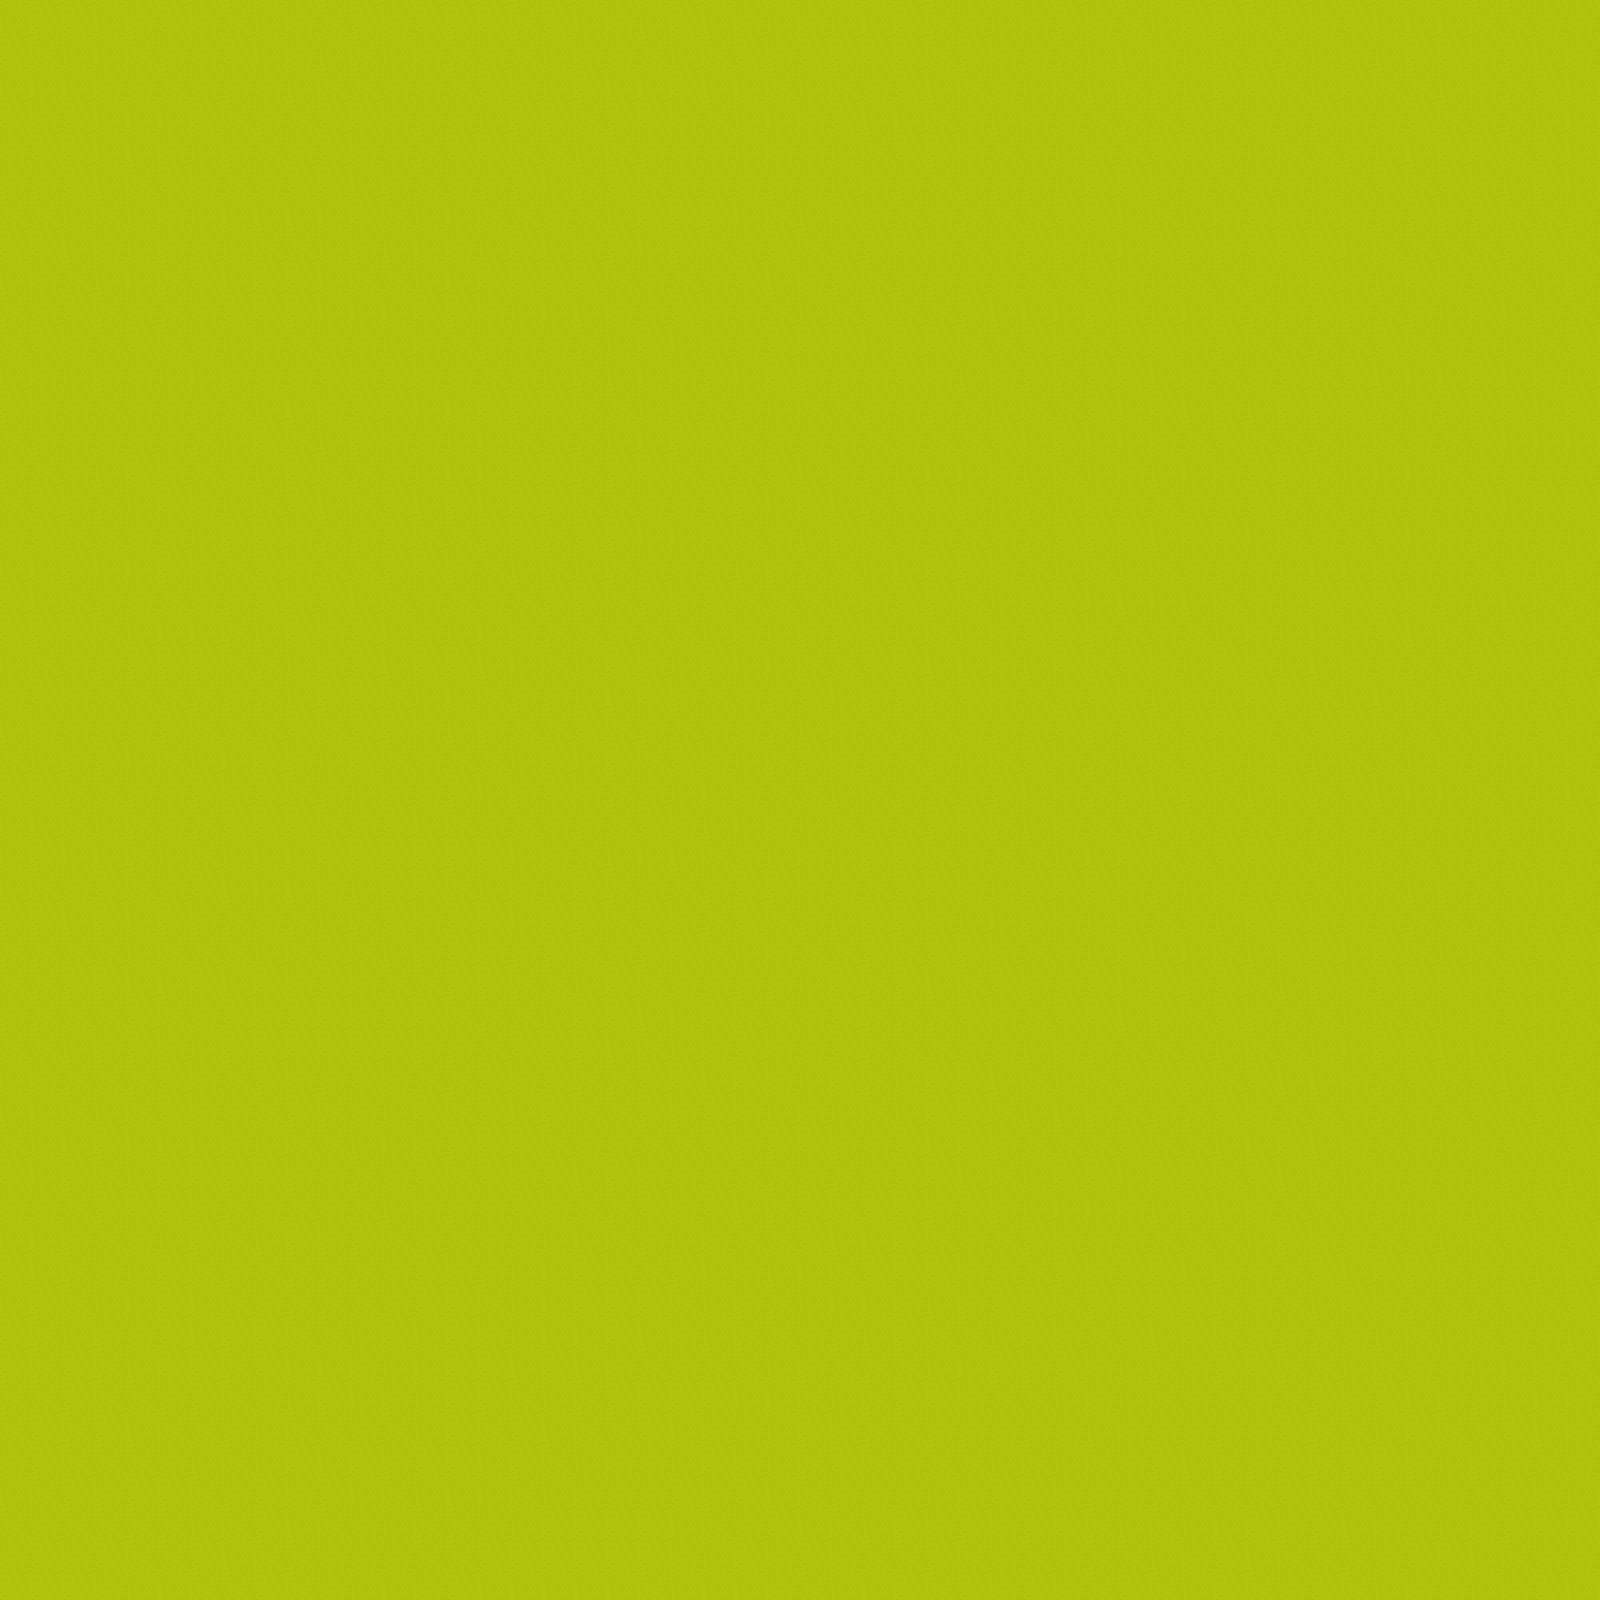

Rendered tile map (Tiled .tmx) drawn with the repository's tilesets; below, a short description and the full map source, tile grids included:
An orthogonal 50x50 tile map with 32x32 px tiles, 1 tile layer (Tile Layer 1).

<map version="1.2" tiledversion="1.3.2" orientation="orthogonal" renderorder="right-down" compressionlevel="-1" width="50" height="50" tilewidth="32" tileheight="32" infinite="0" nextlayerid="2" nextobjectid="1">
 <tileset firstgid="1" name="grassTiles" tilewidth="32" tileheight="32" tilecount="4" columns="2">
  <image source="grassTiles.png" width="64" height="64" />
 </tileset>
 <layer id="1" name="Tile Layer 1" width="50" height="50">
  <data encoding="csv">
2,3,3,2,4,3,4,1,2,4,1,3,4,3,3,3,1,3,2,4,2,3,2,4,2,4,2,2,3,1,4,2,4,3,4,1,2,3,3,1,3,4,3,2,2,2,1,1,4,4,
3,1,2,2,1,4,4,3,2,4,2,1,2,4,1,4,1,2,4,4,1,2,1,3,4,3,3,3,3,1,3,4,4,1,2,2,4,2,1,4,1,2,4,2,3,3,4,3,2,4,
2,2,2,4,4,1,4,4,4,2,1,1,4,4,1,3,4,2,3,2,2,3,2,2,1,2,1,4,3,2,1,4,2,1,2,1,4,2,3,3,1,2,3,1,1,2,4,1,3,2,
3,4,3,2,2,2,3,1,4,1,3,3,4,4,4,2,3,3,1,3,3,4,1,2,2,4,3,2,2,1,4,2,4,4,1,1,1,3,1,4,4,3,4,4,3,1,4,1,2,2,
4,3,3,2,2,4,2,4,1,4,3,4,4,1,3,3,1,1,2,1,4,4,4,2,4,4,2,1,3,3,4,1,4,2,4,1,3,3,4,2,1,1,4,2,2,3,3,1,3,2,
4,4,3,2,1,3,4,1,4,3,3,2,4,1,4,4,3,2,1,3,1,4,4,4,4,4,2,4,4,1,4,4,4,2,3,3,4,4,1,4,4,2,1,3,1,3,4,2,3,2,
1,1,2,1,2,4,2,2,2,2,2,3,1,2,2,1,1,4,1,2,3,3,3,2,1,2,3,4,1,4,1,1,1,3,3,2,1,2,4,3,4,2,4,4,3,4,3,1,1,4,
3,3,2,4,2,4,4,2,1,1,2,4,2,2,4,2,3,2,4,3,2,3,1,4,3,1,4,3,3,4,1,4,3,4,2,2,3,3,4,3,3,3,2,1,1,1,1,3,3,1,
2,4,1,2,2,1,3,2,3,3,2,1,1,2,2,3,3,3,3,1,4,1,4,3,2,4,3,1,4,4,4,4,1,1,3,4,2,1,1,4,2,3,4,2,3,4,3,1,2,4,
1,4,3,1,4,1,4,3,3,3,2,2,2,3,3,4,2,2,2,4,4,3,4,4,1,2,1,3,1,1,3,2,2,2,3,4,2,2,4,1,4,3,4,1,4,2,3,2,4,1,
1,3,4,1,3,1,4,2,4,1,4,4,2,4,1,4,4,4,1,2,3,2,4,4,3,3,3,2,3,3,1,1,3,4,1,3,3,4,3,1,1,1,1,3,1,4,4,2,1,3,
2,4,2,4,4,2,2,4,4,4,3,4,3,4,4,1,4,2,1,2,2,4,3,2,3,4,4,4,3,4,2,4,3,1,3,3,2,4,1,4,3,1,3,2,2,2,3,2,4,2,
3,4,4,1,4,4,4,1,2,2,4,3,3,2,2,3,3,3,1,1,2,4,1,4,2,1,1,4,4,4,1,2,1,1,3,2,3,2,4,2,3,3,3,1,4,3,3,3,2,3,
1,4,4,4,4,4,1,2,3,1,2,3,4,4,2,2,1,4,1,2,2,3,3,1,4,4,4,1,4,1,1,3,2,3,2,2,4,1,3,1,1,1,2,1,4,1,3,2,2,2,
4,1,4,2,3,4,1,4,2,3,1,1,4,2,2,2,3,3,1,3,3,1,4,1,3,2,4,4,2,2,2,4,2,1,2,4,2,2,4,3,3,1,2,2,2,1,4,4,4,4,
1,3,4,1,2,3,4,2,1,3,2,1,3,2,3,2,3,3,1,1,4,4,3,3,2,3,2,1,3,3,4,2,1,2,4,4,1,4,4,3,1,1,4,4,4,4,3,2,3,3,
4,3,1,1,4,4,2,3,3,4,1,4,3,1,1,3,3,1,3,3,2,2,3,1,4,2,3,1,4,4,1,4,1,3,3,3,2,3,3,2,1,4,1,3,2,4,4,4,4,2,
2,2,3,2,2,3,4,1,3,4,1,1,3,3,4,1,2,1,2,1,4,4,4,2,4,1,1,2,2,3,3,4,1,2,1,2,1,4,4,4,2,2,2,4,4,4,1,4,2,4,
3,2,1,4,4,1,4,4,3,4,3,2,1,4,1,4,1,3,3,1,3,4,3,1,1,1,2,4,3,3,1,2,3,3,2,2,2,2,1,4,2,3,3,3,4,4,2,2,1,1,
3,3,3,1,2,2,2,1,2,3,4,3,2,4,2,2,4,1,1,4,1,1,2,4,2,4,3,4,2,1,2,4,3,3,4,1,4,1,2,4,2,2,4,3,2,1,1,3,4,1,
2,1,4,4,3,3,3,1,1,2,4,3,2,3,3,2,2,1,2,3,4,2,3,2,2,1,1,3,3,2,2,4,2,3,1,3,4,2,3,4,2,2,4,4,1,1,3,3,4,4,
4,3,4,1,1,1,1,4,1,2,3,3,1,2,2,1,4,4,2,2,3,4,1,4,4,3,2,4,3,1,3,4,1,4,3,4,2,4,2,3,3,1,2,2,1,3,1,4,1,3,
2,4,4,4,4,3,1,1,1,3,1,3,3,4,2,4,1,1,3,1,4,1,4,4,1,2,4,1,1,1,4,4,4,3,4,3,1,3,3,4,1,3,3,1,1,1,4,4,3,4,
1,2,4,3,2,1,2,2,3,4,2,3,1,4,1,1,2,3,2,3,1,3,4,2,1,3,4,4,1,4,2,1,3,4,1,2,1,3,4,2,4,2,1,1,2,4,4,2,2,4,
3,3,1,1,4,4,3,4,3,1,4,2,4,4,3,2,4,3,4,1,4,2,2,4,1,1,2,1,4,1,4,3,2,4,1,3,2,3,1,2,3,1,3,2,2,2,1,4,2,2,
2,2,1,2,1,4,1,3,3,3,1,4,3,2,1,4,1,4,4,1,3,4,2,2,4,2,1,4,1,3,3,1,2,4,1,1,3,1,4,1,4,1,4,1,4,4,2,4,2,3,
2,3,2,2,1,2,1,2,2,2,3,3,3,3,3,3,2,4,1,2,2,2,1,4,2,4,2,3,3,1,4,1,1,2,2,3,1,1,3,3,1,1,2,1,1,4,4,1,4,4,
2,1,4,3,1,4,3,2,2,2,4,2,3,3,1,2,4,2,3,1,4,1,4,3,3,4,4,1,3,3,4,2,3,3,3,4,4,2,4,4,4,1,2,1,2,4,1,3,2,4,
3,3,2,3,2,3,4,1,4,1,2,1,3,4,3,3,2,3,3,1,3,4,1,3,1,4,2,3,3,4,2,2,3,4,2,4,1,4,2,3,3,4,4,4,1,1,1,4,4,1,
1,1,1,1,2,1,1,1,2,1,3,1,2,4,3,4,4,3,1,4,3,3,1,2,4,1,1,3,1,3,3,4,1,4,2,3,2,2,1,2,3,3,2,3,1,2,1,4,3,3,
1,1,3,3,2,2,3,2,3,4,3,4,1,1,3,3,1,1,2,3,1,4,4,4,4,2,3,1,3,2,1,3,4,4,3,2,3,4,3,1,2,3,4,3,3,3,4,3,4,3,
4,1,1,1,3,1,4,3,4,3,3,4,3,3,1,1,1,2,3,3,2,2,3,1,1,4,3,1,1,1,3,4,1,3,3,2,3,1,3,4,1,1,2,1,1,2,4,3,4,1,
1,1,2,4,3,4,2,3,3,3,3,3,3,4,4,1,3,3,3,2,1,2,4,3,4,4,3,1,1,1,4,4,2,4,4,1,1,4,2,1,1,2,2,3,3,2,2,3,4,4,
2,4,1,1,1,3,4,1,3,4,4,3,4,1,1,3,4,3,1,1,3,3,2,3,4,2,3,1,2,3,3,2,1,2,1,3,3,3,1,3,2,2,4,1,3,1,3,2,4,1,
2,2,1,2,1,3,4,4,1,3,1,4,2,3,1,3,2,3,1,1,3,4,3,4,2,4,2,1,2,3,3,1,2,2,4,1,4,1,3,4,1,1,4,1,4,1,3,1,3,1,
1,2,2,3,2,2,2,4,2,1,1,2,2,4,3,3,3,1,4,4,1,1,3,4,3,3,4,4,3,2,3,4,1,1,1,3,1,1,2,2,3,2,4,1,4,2,4,3,1,3,
3,2,3,1,2,3,3,3,3,4,4,1,4,3,1,3,4,3,2,3,4,4,4,1,1,4,1,4,3,3,2,1,2,3,3,2,3,3,1,3,2,1,2,4,4,4,2,4,4,2,
4,4,1,3,3,3,4,1,4,1,4,1,2,4,4,4,3,4,1,1,3,4,3,2,1,3,1,3,3,4,3,4,2,2,2,4,2,3,2,4,1,1,4,4,2,4,2,1,3,1,
2,2,4,1,4,2,3,1,2,3,4,3,1,4,1,4,4,2,2,1,4,2,4,1,1,3,2,2,3,1,4,1,3,4,4,4,1,1,1,2,3,4,4,1,4,2,1,3,4,3,
3,2,1,4,2,3,1,4,1,1,1,1,4,3,4,4,2,2,3,4,1,3,2,4,2,2,1,3,3,3,4,4,1,3,4,3,3,2,4,4,1,3,2,3,3,1,4,4,2,4,
2,3,1,2,2,3,2,1,4,1,1,1,4,3,3,1,2,2,3,3,3,1,2,4,1,2,2,2,4,2,4,3,3,1,3,3,3,3,1,4,1,2,3,4,1,1,1,3,1,3,
3,1,2,4,4,3,2,3,3,1,1,2,3,2,3,4,2,2,2,3,2,4,2,1,1,4,4,2,3,1,1,2,3,4,1,3,2,3,1,4,4,1,4,2,1,2,1,4,4,2,
3,1,3,1,2,3,3,1,3,2,2,4,2,2,3,3,2,3,2,4,1,4,1,1,2,4,1,1,1,2,2,3,4,3,4,2,1,4,3,3,1,1,2,1,4,4,2,2,4,1,
1,1,3,1,1,4,3,1,4,2,3,2,4,2,3,3,1,2,1,3,3,3,3,2,2,1,2,1,3,3,4,1,1,2,4,2,1,4,1,4,1,3,4,3,2,4,4,2,2,4,
1,3,1,3,2,1,1,4,2,1,1,4,1,2,3,1,3,2,1,1,3,2,4,4,2,3,4,1,1,4,4,4,4,4,2,4,4,4,4,4,3,1,1,2,3,1,1,3,2,4,
4,3,1,1,1,4,2,1,2,3,2,3,4,3,3,2,3,1,2,4,4,2,3,4,2,1,3,1,4,1,1,2,1,2,1,4,3,2,1,4,3,1,3,3,4,2,4,4,1,4,
2,1,3,4,3,3,1,4,3,4,3,2,1,2,2,2,1,2,4,4,4,3,4,3,2,1,4,4,4,2,4,3,3,4,4,4,1,1,1,1,3,1,1,1,1,4,1,3,4,2,
1,4,1,1,1,1,2,1,3,2,1,4,2,1,1,4,2,3,3,3,3,2,1,4,3,2,1,2,3,4,3,4,3,3,1,2,1,2,2,3,4,3,2,4,4,2,4,3,3,3,
4,3,4,3,1,1,3,2,1,1,4,4,4,1,1,3,3,3,3,3,3,4,2,3,4,3,4,1,1,3,1,4,1,4,1,1,2,4,3,2,1,1,1,4,3,3,2,1,4,4,
3,3,3,4,2,2,1,1,3,1,4,2,2,4,3,2,2,2,2,2,1,2,2,2,4,1,2,2,3,1,3,4,3,4,1,3,1,2,3,1,4,3,1,2,4,4,2,4,3,2
</data>
 </layer>
</map>
